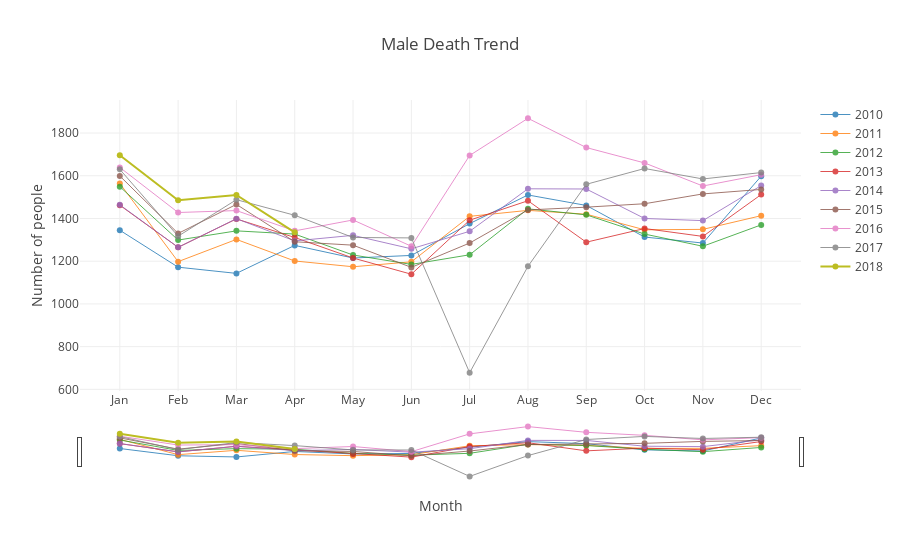

This figure's notebook cell:
### Markdown cell above
### 7. Trend for Male Deaths
   Plot shows trend for male deaths

### Code cell
x = ['Jan','Feb','Mar','Apr','May','Jun','Jul','Aug','Sep','Oct','Nov','Dec']
trace = []
data = []
for i in range(8):
    trace.append(go.Scatter(name = str(2010+i), x=x, y=analysis[i][3], line = dict(width = 1),opacity = 0.8))
    data.append(trace[i])

trace.append(go.Scatter(name='2018',x =  ['Jan','Feb','Mar','Apr'],y=analysis[8][3][:4]))    
data.append(trace[-1])

layout = dict(title = "Male Death Trend",\
             xaxis = dict(title = "Month" , rangeslider = dict(visible = True)),\
             yaxis = dict(title = "Number of people" ))

fig = dict(data = data, layout = layout)
iplot(fig)
plot(fig, filename='plots/HTML files/7. Trend for Male Deaths.html')
pio.write_image(fig,'plots/Static Images/7. Trend for Male Deaths.jpeg')

### Figure 1 — Plotly figure (JSON) as saved in the notebook; plotly's stock layout.template omitted (floating-point values rounded to 4 significant figures)
{"data": [{"line": {"width": 1}, "name": "2010", "opacity": 0.8, "type": "scatter", "uid": "23877b16-20b2-432a-a551-ddc8c1a5b34b", "x": ["Jan", "Feb", "Mar", "Apr", "May", "Jun", "Jul", "Aug", "Sep", "Oct", "Nov", "Dec"], "y": [1345, 1172, 1143, 1274, 1215, 1227, 1376, 1510, 1461, 1313, 1285, 1598]}, {"line": {"width": 1}, "name": "2011", "opacity": 0.8, "type": "scatter", "uid": "32a366c8-de0f-4a76-aaf4-d10d8c4382b2", "x": ["Jan", "Feb", "Mar", "Apr", "May", "Jun", "Jul", "Aug", "Sep", "Oct", "Nov", "Dec"], "y": [1564, 1198, 1302, 1201, 1174, 1197, 1410, 1438, 1420, 1347, 1349, 1413]}, {"line": {"width": 1}, "name": "2012", "opacity": 0.8, "type": "scatter", "uid": "bfdef5bc-450b-4608-8241-b639e45e00fd", "x": ["Jan", "Feb", "Mar", "Apr", "May", "Jun", "Jul", "Aug", "Sep", "Oct", "Nov", "Dec"], "y": [1549, 1299, 1342, 1327, 1229, 1185, 1230, 1445, 1417, 1327, 1270, 1370]}, {"line": {"width": 1}, "name": "2013", "opacity": 0.8, "type": "scatter", "uid": "d85df811-8fdc-4340-9727-c8d23c28c0a9", "x": ["Jan", "Feb", "Mar", "Apr", "May", "Jun", "Jul", "Aug", "Sep", "Oct", "Nov", "Dec"], "y": [1462, 1265, 1398, 1311, 1215, 1139, 1392, 1483, 1289, 1353, 1316, 1512]}, {"line": {"width": 1}, "name": "2014", "opacity": 0.8, "type": "scatter", "uid": "3477a37b-b10d-47f1-8579-83c2ee7ee6af", "x": ["Jan", "Feb", "Mar", "Apr", "May", "Jun", "Jul", "Aug", "Sep", "Oct", "Nov", "Dec"], "y": [1464, 1265, 1399, 1295, 1321, 1258, 1340, 1539, 1538, 1400, 1390, 1554]}, {"line": {"width": 1}, "name": "2015", "opacity": 0.8, "type": "scatter", "uid": "3db7d4cf-909d-4cdd-982e-ec3568f6a52f", "x": ["Jan", "Feb", "Mar", "Apr", "May", "Jun", "Jul", "Aug", "Sep", "Oct", "Nov", "Dec"], "y": [1599, 1330, 1466, 1291, 1275, 1171, 1285, 1440, 1453, 1469, 1515, 1536]}, {"line": {"width": 1}, "name": "2016", "opacity": 0.8, "type": "scatter", "uid": "afa2a509-84cd-4a9e-8fd7-3374f8f5c836", "x": ["Jan", "Feb", "Mar", "Apr", "May", "Jun", "Jul", "Aug", "Sep", "Oct", "Nov", "Dec"], "y": [1639, 1428, 1437, 1342, 1393, 1270, 1695, 1869, 1732, 1660, 1552, 1605]}, {"line": {"width": 1}, "name": "2017", "opacity": 0.8, "type": "scatter", "uid": "bac51192-a3f1-44d9-9716-6a3945806c8c", "x": ["Jan", "Feb", "Mar", "Apr", "May", "Jun", "Jul", "Aug", "Sep", "Oct", "Nov", "Dec"], "y": [1630, 1317, 1488, 1415, 1311, 1309, 678, 1176, 1560, 1634, 1585, 1615]}, {"name": "2018", "type": "scatter", "uid": "7a239484-ce3d-4e82-a157-8089590a28ca", "x": ["Jan", "Feb", "Mar", "Apr"], "y": [1696, 1485, 1510, 1335]}], "layout": {"title": {"text": "Male Death Trend"}, "xaxis": {"rangeslider": {"visible": true}, "title": {"text": "Month"}}, "yaxis": {"title": {"text": "Number of people"}}}}
